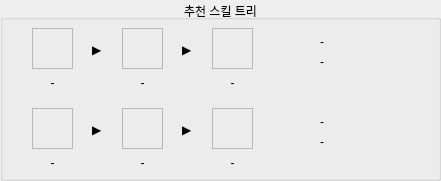
   <widget class="QGroupBox" name="groupBox_5">
    <property name="geometry">
     <rect>
      <x>280</x>
      <y>320</y>
      <width>441</width>
      <height>181</height>
     </rect>
    </property>
    <property name="title">
     <string>추천 스킬 트리</string>
    </property>
    <property name="alignment">
     <set>Qt::AlignCenter</set>
    </property>
    <widget class="QLabel" name="skill_img_1">
     <property name="geometry">
      <rect>
       <x>32</x>
       <y>28</y>
       <width>41</width>
       <height>41</height>
      </rect>
     </property>
     <property name="frameShape">
      <enum>QFrame::StyledPanel</enum>
     </property>
     <property name="text">
      <string/>
     </property>
    </widget>
    <widget class="QLabel" name="skill_img_2">
     <property name="geometry">
      <rect>
       <x>122</x>
       <y>28</y>
       <width>41</width>
       <height>41</height>
      </rect>
     </property>
     <property name="frameShape">
      <enum>QFrame::StyledPanel</enum>
     </property>
     <property name="text">
      <string/>
     </property>
    </widget>
    <widget class="QLabel" name="skill_img_3">
     <property name="geometry">
      <rect>
       <x>212</x>
       <y>28</y>
       <width>41</width>
       <height>41</height>
      </rect>
     </property>
     <property name="frameShape">
      <enum>QFrame::StyledPanel</enum>
     </property>
     <property name="text">
      <string/>
     </property>
    </widget>
    <widget class="QLabel" name="skill_img_4">
     <property name="geometry">
      <rect>
       <x>32</x>
       <y>108</y>
       <width>41</width>
       <height>41</height>
      </rect>
     </property>
     <property name="frameShape">
      <enum>QFrame::StyledPanel</enum>
     </property>
     <property name="text">
      <string/>
     </property>
    </widget>
    <widget class="QLabel" name="skill_img_5">
     <property name="geometry">
      <rect>
       <x>122</x>
       <y>108</y>
       <width>41</width>
       <height>41</height>
      </rect>
     </property>
     <property name="frameShape">
      <enum>QFrame::StyledPanel</enum>
     </property>
     <property name="text">
      <string/>
     </property>
    </widget>
    <widget class="QLabel" name="skill_img_6">
     <property name="geometry">
      <rect>
       <x>212</x>
       <y>108</y>
       <width>41</width>
       <height>41</height>
      </rect>
     </property>
     <property name="frameShape">
      <enum>QFrame::StyledPanel</enum>
     </property>
     <property name="text">
      <string/>
     </property>
    </widget>
    <widget class="QLabel" name="skill_rate_1">
     <property name="geometry">
      <rect>
       <x>320</x>
       <y>34</y>
       <width>81</width>
       <height>16</height>
      </rect>
     </property>
     <property name="font">
      <font>
       <family>Arial</family>
      </font>
     </property>
     <property name="frameShape">
      <enum>QFrame::NoFrame</enum>
     </property>
     <property name="text">
      <string>-</string>
     </property>
     <property name="alignment">
      <set>Qt::AlignLeading|Qt::AlignLeft|Qt::AlignVCenter</set>
     </property>
    </widget>
    <widget class="QLabel" name="skill_rate_2">
     <property name="geometry">
      <rect>
       <x>320</x>
       <y>54</y>
       <width>81</width>
       <height>16</height>
      </rect>
     </property>
     <property name="font">
      <font>
       <family>Arial</family>
      </font>
     </property>
     <property name="frameShape">
      <enum>QFrame::NoFrame</enum>
     </property>
     <property name="text">
      <string>-</string>
     </property>
     <property name="alignment">
      <set>Qt::AlignLeading|Qt::AlignLeft|Qt::AlignVCenter</set>
     </property>
    </widget>
    <widget class="QLabel" name="skill_rate_3">
     <property name="geometry">
      <rect>
       <x>320</x>
       <y>114</y>
       <width>81</width>
       <height>16</height>
      </rect>
     </property>
     <property name="font">
      <font>
       <family>Arial</family>
      </font>
     </property>
     <property name="frameShape">
      <enum>QFrame::NoFrame</enum>
     </property>
     <property name="text">
      <string>-</string>
     </property>
     <property name="alignment">
      <set>Qt::AlignLeading|Qt::AlignLeft|Qt::AlignVCenter</set>
     </property>
    </widget>
    <widget class="QLabel" name="skill_rate_4">
     <property name="geometry">
      <rect>
       <x>320</x>
       <y>134</y>
       <width>81</width>
       <height>16</height>
      </rect>
     </property>
     <property name="font">
      <font>
       <family>Arial</family>
      </font>
     </property>
     <property name="frameShape">
      <enum>QFrame::NoFrame</enum>
     </property>
     <property name="text">
      <string>-</string>
     </property>
     <property name="alignment">
      <set>Qt::AlignLeading|Qt::AlignLeft|Qt::AlignVCenter</set>
     </property>
    </widget>
    <widget class="QLabel" name="label_61">
     <property name="geometry">
      <rect>
       <x>92</x>
       <y>41</y>
       <width>16</width>
       <height>16</height>
      </rect>
     </property>
     <property name="text">
      <string>▶</string>
     </property>
    </widget>
    <widget class="QLabel" name="label_62">
     <property name="geometry">
      <rect>
       <x>92</x>
       <y>121</y>
       <width>16</width>
       <height>16</height>
      </rect>
     </property>
     <property name="text">
      <string>▶</string>
     </property>
    </widget>
    <widget class="QLabel" name="label_63">
     <property name="geometry">
      <rect>
       <x>182</x>
       <y>41</y>
       <width>16</width>
       <height>16</height>
      </rect>
     </property>
     <property name="text">
      <string>▶</string>
     </property>
    </widget>
    <widget class="QLabel" name="label_64">
     <property name="geometry">
      <rect>
       <x>182</x>
       <y>121</y>
       <width>16</width>
       <height>16</height>
      </rect>
     </property>
     <property name="text">
      <string>▶</string>
     </property>
    </widget>
    <widget class="QLabel" name="skill_name_1">
     <property name="geometry">
      <rect>
       <x>27</x>
       <y>73</y>
       <width>51</width>
       <height>20</height>
      </rect>
     </property>
     <property name="font">
      <font>
       <family>Arial</family>
      </font>
     </property>
     <property name="text">
      <string>-</string>
     </property>
     <property name="alignment">
      <set>Qt::AlignCenter</set>
     </property>
    </widget>
    <widget class="QLabel" name="skill_name_2">
     <property name="geometry">
      <rect>
       <x>117</x>
       <y>73</y>
       <width>51</width>
       <height>20</height>
      </rect>
     </property>
     <property name="font">
      <font>
       <family>Arial</family>
      </font>
     </property>
     <property name="text">
      <string>-</string>
     </property>
     <property name="alignment">
      <set>Qt::AlignCenter</set>
     </property>
    </widget>
    <widget class="QLabel" name="skill_name_3">
     <property name="geometry">
      <rect>
       <x>207</x>
       <y>73</y>
       <width>51</width>
       <height>20</height>
      </rect>
     </property>
     <property name="font">
      <font>
       <family>Arial</family>
      </font>
     </property>
     <property name="text">
      <string>-</string>
     </property>
     <property name="alignment">
      <set>Qt::AlignCenter</set>
     </property>
    </widget>
    <widget class="QLabel" name="skill_name_4">
     <property name="geometry">
      <rect>
       <x>27</x>
       <y>153</y>
       <width>51</width>
       <height>20</height>
      </rect>
     </property>
     <property name="font">
      <font>
       <family>Arial</family>
      </font>
     </property>
     <property name="text">
      <string>-</string>
     </property>
     <property name="alignment">
      <set>Qt::AlignCenter</set>
     </property>
    </widget>
    <widget class="QLabel" name="skill_name_5">
     <property name="geometry">
      <rect>
       <x>117</x>
       <y>153</y>
       <width>51</width>
       <height>20</height>
      </rect>
     </property>
     <property name="font">
      <font>
       <family>Arial</family>
      </font>
     </property>
     <property name="text">
      <string>-</string>
     </property>
     <property name="alignment">
      <set>Qt::AlignCenter</set>
     </property>
    </widget>
    <widget class="QLabel" name="skill_name_6">
     <property name="geometry">
      <rect>
       <x>207</x>
       <y>153</y>
       <width>51</width>
       <height>20</height>
      </rect>
     </property>
     <property name="font">
      <font>
       <family>Arial</family>
      </font>
     </property>
     <property name="text">
      <string>-</string>
     </property>
     <property name="alignment">
      <set>Qt::AlignCenter</set>
     </property>
    </widget>
   </widget>
